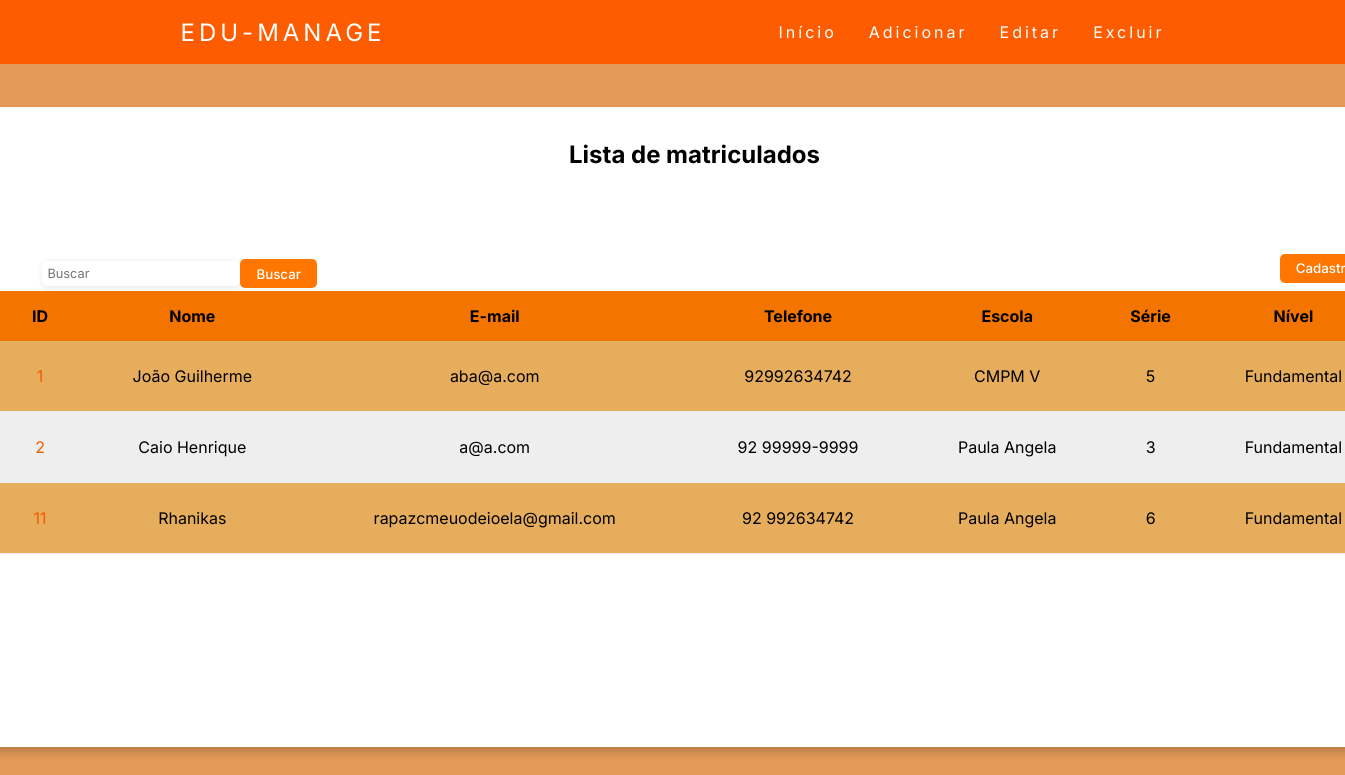
Page /aluno/cadastrados/ on the committed database.
### aluno/models.py (models this page shows, shortened)
class Aluno(models.Model):
    nome = models.CharField(max_length=100, blank=False, null=False)
    nome_responsavel = models.CharField(max_length=100, blank=False, null=False)
    email = models.EmailField(max_length=100, blank=False, null=False)
    email_responsavel = models.EmailField(max_length=100, blank=False, null=False)
    telefone = models.CharField(max_length=15, blank=False, null=False)
    telefone_responsavel = models.CharField(max_length=15, blank=False, null=False)
    escola = models.ForeignKey(Escola,on_delete=models.CASCADE,)
    serie = models.ForeignKey(Serie,on_delete=models.CASCADE,)
    nivel = models.ForeignKey(Nivel,on_delete=models.CASCADE,)

class Escola(models.Model):
    nome = models.CharField(max_length=100, blank=False, null=False)
    def __str__(self):
        return self.nome

class Serie(models.Model):
    serie = models.CharField(max_length=1, blank=False, null=False)
    def __str__(self):
        return self.serie

class Nivel(models.Model):
    nivel = models.CharField(max_length=20, blank=False, null=False)
    def __str__(self):
        return self.nivel

### aluno/views.py (the view)
# urls.py: re_path('cadastrados/', cadastrados, name='aluno_cadastrado'),
def cadastrados (request):
    alunos = Aluno.objects.all()
    return render(request, 'cadastrados_alunos.html', {'alunos':alunos })

### templates/cadastrados_alunos.html (shortened to what this page needs)
{% extends 'nav_bar_interno.html' %}
{% load static %}
{% block content %}
<link rel="stylesheet" href="{% static 'style_lista_alunos.css' %}">
<div class="container">
    <div class="list">
        <div class="list-header">
            <div class="title">
                <h1>Lista de matriculados</h1>
            </div>
        </div>
        <div class="filter-container">
            <input type="text" class="filter-input" placeholder="Buscar" onkeyup="filterTable()">
            <button class="filter-button"><a>Buscar<a></button>
        </div>
        <div class="button-container">
            <div class="button-add">
                <button><a href="{% url 'aluno_cadastrar' %}">Cadastrar</a></button>
            </div>
        </div>
        <div class="list-group">
            <table id="alunos-table" class="list-box">
                <tr>
                    <th>ID</th>
                    <th>Nome</th>
                    <th>E-mail</th>
                    <th>Telefone</th>
                    <th>Escola</th>
                    <th>Série</th>
                    <th>Nível</th>
                </tr>
                {% for aluno in alunos %}
                <tr>
                    <td><a id="id" href="{% url 'aluno_update' aluno.id %}">{{ aluno.id }}</a></td>
                    <td>{{ aluno.nome }}</td>
                    <td>{{ aluno.email }}</td>
                    <td>{{ aluno.telefone }}</td>
                    <td>{{ aluno.escola }}</td>
                    <td>{{ aluno.serie }}</td>
                    <td>{{ aluno.nivel }}</td>
                </tr>
                {% endfor %}
            </table>
        </div>
    </div>
</div>
{% endblock %}

### my_statics/style_nav_bar_interno.css (style rules this page uses)
* { margin: 0; padding: 0; }
a { color: #fff; text-decoration: none; transition: 0.3s; }

### my_statics/style_lista_alunos.css (style rules this page uses)
* { padding: 0; margin: 0; box-sizing: border-box; font-family: 'Inter', sans-serif; }
body { display: flex; justify-content: center; align-items: center; min-height: 100vh; background: #e38a3cdb; }
.container { width: 130%; height: 80vh; display: flex; flex-wrap: wrap; justify-content: center; align-items: center; margin: 5% auto 0 -13%; box-shadow: 5px 5px 10px rgba(0, 0, 0, 0.212); background-color: #fff; padding: 1rem; box-sizing: border-box; overflow: hidden; }
.list { width: 100%; height: 100%; display: flex; flex-direction: column; justify-content: flex-start; align-items: center; padding: 0.1rem; margin-top: 15px; background-color: #fff; border-radius: 5px; }
.list-header { margin-bottom: 3rem; display: flex; justify-content: center; align-items: center; position: relative; }
.button-container { position: relative; display: flex; align-items:center; justify-content:left; margin-bottom: 0.5rem; position: relative; right: -46%; }
.button-add { display: flex; align-items: center; }
.button-add button { margin-right: 15px; border-radius: 5px; border: none; background-color: #ff7700; padding: 0.4rem 1rem; border-radius: 5px; cursor: pointer; }
.button-add button a { text-decoration: none; font-weight: 500; color: #fff; }
.filter-container { position: relative; display: flex; align-items:center; justify-content:left; margin-bottom: 0.5rem; bottom: -7%; left: -37%; }
.filter-input, .search-input { padding: 5px; border-radius: 5px; border: none; box-shadow: 1px 1px 6px #0000001c; font-size: 0.8rem; }
.filter-button { margin-left: 0px; padding: 0.4rem 1rem; border-radius: 5px; border: none; background-color: #ff7700; cursor: pointer; }
.filter-button a { text-decoration: none; font-weight: 500; color: #fff; }
.title { margin-bottom:0; }
.title h1 { font-size: 24px; margin: 0; }
.list-group { width: 100%; overflow-x: auto; }
.list-box { width: 100%; border-collapse: collapse; }
.list-box th { background-color: #f37500; padding: 15px; text-align: center; font-weight: bold; }
.list-box td { text-align: center; padding: 25px; border-bottom: 1px solid #eeeeee; }
.list-box tr:nth-child(even) { background-color: #e29d3dd5; }
.list-box tr:nth-child(odd) { background-color: #eee; }
#id { color: #f35d00; }

### rows in the picture
Aluno: id "1", nome "João Guilherme", email "aba@a.com", telefone "92992634742", escola "CMPM V", serie "5", nivel "Fundamental"
Aluno: id "2", nome "Caio Henrique", email "a@a.com", telefone "92 99999-9999", escola "Paula Angela", serie "3", nivel "Fundamental"
Aluno: id "11", nome "Rhanikas", email "rapazcmeuodeioela@gmail.com", telefone "92 992634742", escola "Paula Angela", serie "6", nivel "Fundamental"
